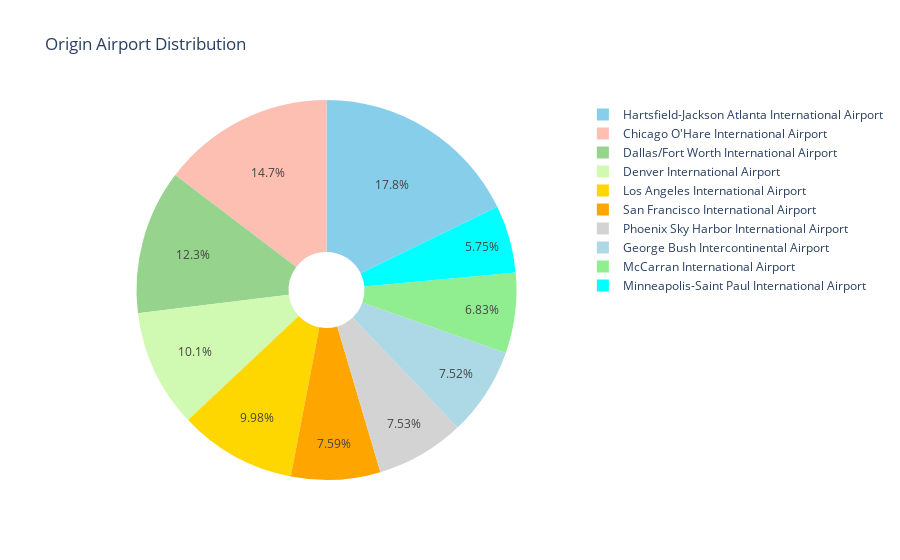

Source (notebook cell):
### Markdown cell above
**What would you like to learn first? It would be great to visualize categoric and temporal variables quickly to see boundaries of the data set.** 

**Then, we could analyze our dependent variables (arrival delay & departure delay) more detailly.**
> **Logic behind the Plotly visuals is simple. Put everything related to data in trace and everything not related to data (like title or axis rotations) in layout and finally put both trace and layout in a figure. That's all!**

### Code cell
dff = df['AIRPORT_x'].value_counts()[:10]
label = dff.index
size = dff.values

colors = ['skyblue', '#FEBFB3', '#96D38C', '#D0F9B1', 'gold', 'orange', 'lightgrey', 
          'lightblue','lightgreen','aqua']
trace = go.Pie(labels=label, values=size, marker=dict(colors=colors),hole = .2)

data = [trace]
layout = go.Layout(
    title='Origin Airport Distribution'
)

fig = go.Figure(data=data, layout=layout)
py.iplot(fig)

### Figure 1 — Plotly figure (JSON) as saved in the notebook; plotly's stock layout.template omitted (floating-point values rounded to 4 significant figures)
{"data": [{"hole": 0.2, "labels": ["Hartsfield-Jackson Atlanta International Airport", "Chicago O'Hare International Airport", "Dallas/Fort Worth International Airport", "Denver International Airport", "Los Angeles International Airport", "San Francisco International Airport", "Phoenix Sky Harbor International Airport", "George Bush Intercontinental Airport", "McCarran International Airport", "Minneapolis-Saint Paul International Airport"], "marker": {"colors": ["skyblue", "#FEBFB3", "#96D38C", "#D0F9B1", "gold", "orange", "lightgrey", "lightblue", "lightgreen", "aqua"]}, "type": "pie", "values": [346836, 285884, 239551, 196055, 194673, 148008, 146815, 146622, 133181, 112117]}], "layout": {"title": {"text": "Origin Airport Distribution"}}}
